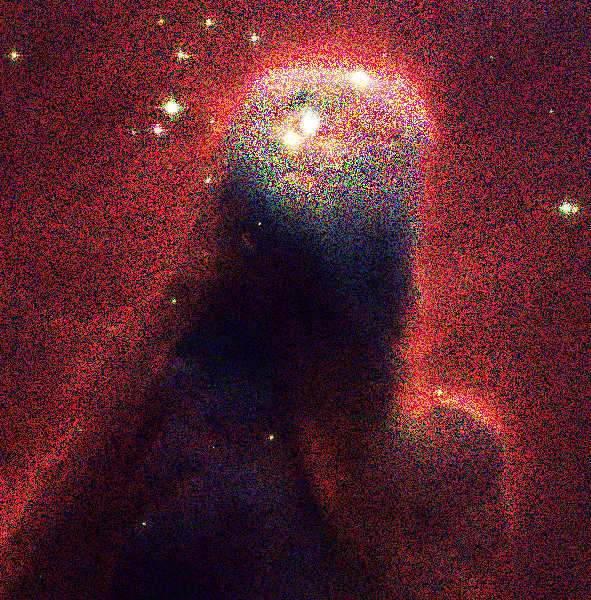
%> input picture cs470/noisyImages/cone_nebula/cone_nebula_001.ppm, 591 x 600 px
$ octave --eval "result = assignment1_part2starter('../../noisyImages/cone_nebula/cone_nebula_001.ppm');"   (GNU Octave 9; MATLAB toolbox functions it lacks are replaced by stand-ins)
%> lines starting %> are read from the running program, lines starting %| are printed output that depends on the picture; long printed decimals are rounded
function [matEq, map] = assignment1_part2starter(filename)

img = imread(filename);
%> img is the input picture: size 600x591x3 uint8; mean R, G, B 86.8, 33.6, 42
[m, n] = size(img); %Obtain width and height of image.
%> m = 600; n = 1773

hist = imhist(img); %Histogram of this image
%> hist = 256 values, max 487101 at index 1, min 51 at index 3, mean 4155.5
histc = cumsum(hist); %Cumulative histogram
%> histc = 256 values from 487101 to 1063800

L = 256; %Number of gray levels

%Construct histogram of a perfectly equalized image
%Assuming L bins, each bin will contain (m*n)/L pixels
%TODO: Enter code here to initialize each element of idealHist to (m*n)/L. You don't need a for-loop for this one!
idealHist = zeros(L,1) + (m * n)/L;
idealHistc = cumsum(idealHist); %Cumulative histogram
%> idealHistc = 256 values from 4155.5 to 1063800

%Initialize the map that will store the transformation to all zeros.
%In addition, specify the type 'uint8' to ensure that the transform doesn't go out of bounds [0, 255]
%TODO: Enter code here.
map = zeros(1,L,'uint8');
figure, imshow(img)

for i=1:L
    %For each gray-level, find the **index**  that minimizes the difference
    %between histc(i) and the array idealHistc (defined above)
    %Avoid for loops! This can be done in couple of statements that 1) finds the difference (stored in an array) and then 2) finds the minimum
    %TODO: Enter code here.

    d = abs(idealHistc - histc(i));
    [~, ind] = min(d);

    %Index ind is between 1 to 256; %Bring it back to range [0, 255]
    %TODO: FIX code below
    map(i) = ind - 1;
end
%> this loop made 256 passes
%> ind on passes 1 to 3: 117, 117, 117
%> after the loop, map = 256 values from 116 to 255

%Histogram equalized image is simply applying the map to the image. (see part 1)
%TODO: Enter code here (This will be same as Part 1)
matEq = map(double(img) + 1);
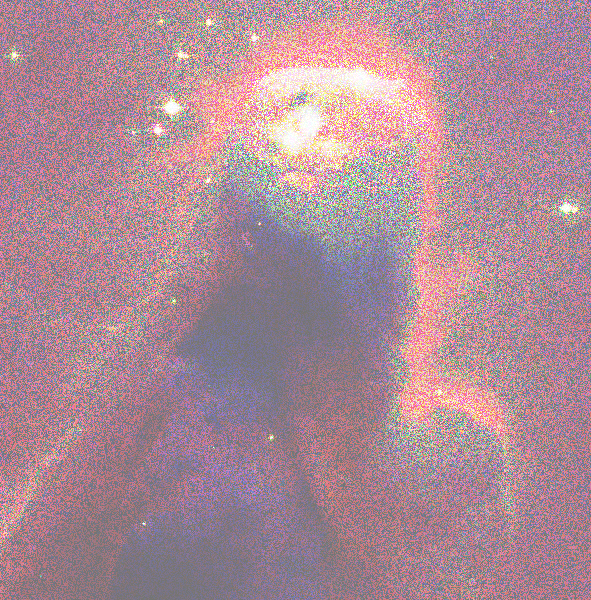
%> matEq: size 600x591x3 uint8; mean R, G, B 172, 140, 151.2
figure, imshow(matEq)

%Complete based on prompts below (these are same as in Part 1)
%TODO 1: Compare with matlab's implementation.
[imEq, mapEq] = histeq(img, L);
%> mapEq = 256 values from 0.455 to 1

%TODO 2: Show both equalized images next to each other
figure, imshowpair(matEq, imEq, 'montage');
%> after `imshowpair(matEq, imEq, 'montage')`:
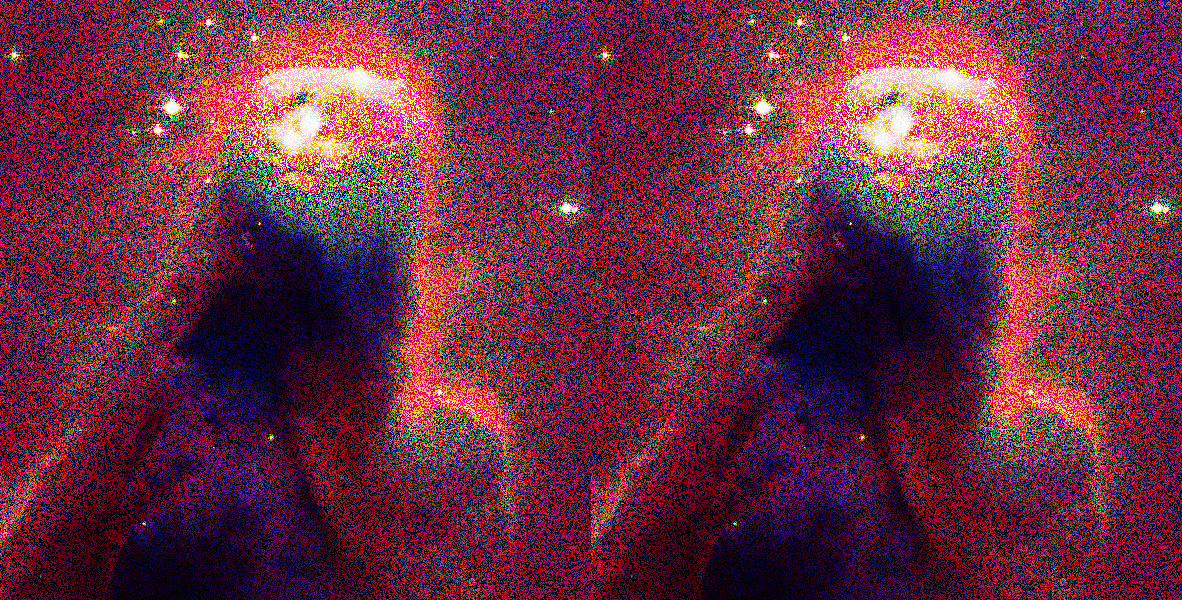
%> displayed picture: size 600x1182x3, on the screen's scale of 0 to 255; mean R, G, B 102.6, 44, 64.5

%TODO 3: Compute and print the Diff between homegrown and matlab (per pixel)
fprintf('Diff between homegrown and matlab implementation (per pixel) for file %s = %f\n',filename, sum(sum(abs(double(imEq) - double(matEq))))/(m*n));
%| Diff between homegrown and matlab implementation (per pixel) for file ../../noisyImages/cone_nebula/cone_nebula_001.ppm = 0
%| Diff between homegrown and matlab implementation (per pixel) for file  =
